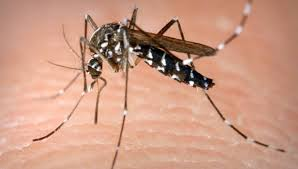
#> input picture Intro to OpenCV/m5.jpg, 298 x 169 px
$ python text.py
#> lines starting #> are read from the running program, lines starting #| are printed output that depends on the picture; after the words box and inside, x2 and y2 are one past the last pixel; in counts of white or black regions, pixels touching at a corner belong together
import cv2
import numpy as numpy

img = cv2.imread('m5.jpg',0)
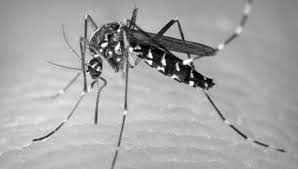
#> img: shape (169, 298); min 0, max 255, mean 166.5
font = cv2.FONT_HERSHEY_DUPLEX
cv2.putText(img,'Grasshopper',(50,150),font,1,(255,255,255),lineType=0)
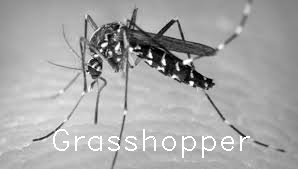
#> img: shape (169, 298); 1.73% of pixels changed, all inside (x1, y1, x2, y2) = (53, 129, 250, 158)
cv2.imshow('img',img)

cv2.waitKey(0)
cv2.destroyAllWindows()

$ run again, with Intro to OpenCV/m13.jpg copied over Intro to OpenCV/m5.jpg
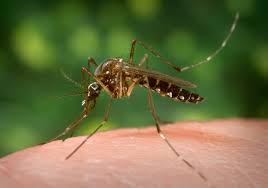
#> input picture Intro to OpenCV/m13.jpg, 268 x 188 px
#> `img = cv2.imread('m5.jpg',0)`:
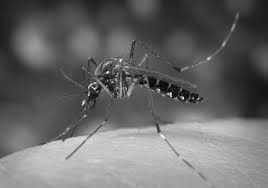
#> img: shape (188, 268); min 0, max 255, mean 105.2
#> `cv2.putText(img,'Grasshopper',(50,150),font,1,(255,255,255),lineType=0)`:
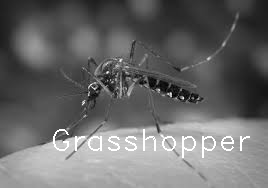
#> img: shape (188, 268); 1.73% of pixels changed, all inside (x1, y1, x2, y2) = (53, 129, 250, 158)
